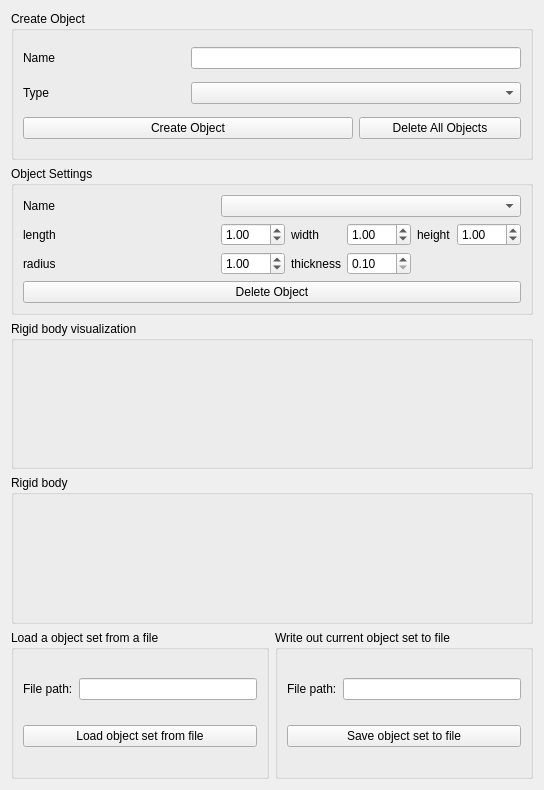
<?xml version="1.0" encoding="UTF-8"?>
<ui version="4.0">
 <class>SceneWidget</class>
 <widget class="QWidget" name="SceneWidget">
  <property name="geometry">
   <rect>
    <x>0</x>
    <y>0</y>
    <width>544</width>
    <height>790</height>
   </rect>
  </property>
  <property name="focusPolicy">
   <enum>Qt::StrongFocus</enum>
  </property>
  <property name="windowTitle">
   <string>Form</string>
  </property>
  <layout class="QGridLayout" name="mpGridLayout">
   <item row="0" column="0" colspan="2">
    <widget class="QGroupBox" name="mpObjectCreateBox">
     <property name="title">
      <string>Create Object</string>
     </property>
     <layout class="QGridLayout" name="gridLayout">
      <item row="0" column="0">
       <widget class="QLabel" name="mpLabelName_1">
        <property name="text">
         <string>Name</string>
        </property>
       </widget>
      </item>
      <item row="0" column="1" colspan="2">
       <widget class="QLineEdit" name="mpLineEditName">
        <property name="text">
         <string/>
        </property>
       </widget>
      </item>
      <item row="1" column="0">
       <widget class="QLabel" name="mpLabelType">
        <property name="text">
         <string>Type</string>
        </property>
       </widget>
      </item>
      <item row="1" column="1" colspan="2">
       <widget class="QComboBox" name="mpComboBoxType"/>
      </item>
      <item row="2" column="0" colspan="2">
       <widget class="QPushButton" name="mpPushButtonCreateObject">
        <property name="text">
         <string>Create Object</string>
        </property>
       </widget>
      </item>
      <item row="2" column="2">
       <widget class="QPushButton" name="mpPushButtonDeleteAllObjects">
        <property name="text">
         <string>Delete All Objects</string>
        </property>
       </widget>
      </item>
     </layout>
    </widget>
   </item>
   <item row="4" column="0">
    <widget class="QGroupBox" name="mpGroupBoxLoad">
     <property name="title">
      <string>Load a object set from a file</string>
     </property>
     <layout class="QGridLayout" name="gridLayout_3">
      <item row="0" column="0">
       <widget class="QLabel" name="label_2">
        <property name="text">
         <string>File path:</string>
        </property>
       </widget>
      </item>
      <item row="0" column="1">
       <widget class="QLineEdit" name="mpLoadPathLineEdit"/>
      </item>
      <item row="1" column="0" colspan="2">
       <widget class="QPushButton" name="mpPushButtonLoadSet">
        <property name="text">
         <string>Load object set from file</string>
        </property>
       </widget>
      </item>
     </layout>
    </widget>
   </item>
   <item row="4" column="1">
    <widget class="QGroupBox" name="mpGroupBoxSave">
     <property name="title">
      <string>Write out current object set to file</string>
     </property>
     <layout class="QGridLayout" name="gridLayout_4">
      <item row="0" column="0">
       <widget class="QLabel" name="label">
        <property name="text">
         <string>File path:</string>
        </property>
       </widget>
      </item>
      <item row="0" column="1">
       <widget class="QLineEdit" name="mpSavePathLineEdit"/>
      </item>
      <item row="2" column="0" colspan="2">
       <widget class="QPushButton" name="mpPushButtonSaveSet">
        <property name="text">
         <string>Save object set to file</string>
        </property>
       </widget>
      </item>
     </layout>
    </widget>
   </item>
   <item row="1" column="0" colspan="2">
    <widget class="QGroupBox" name="mpObjectSettingsBox">
     <property name="enabled">
      <bool>true</bool>
     </property>
     <property name="title">
      <string>Object Settings</string>
     </property>
     <layout class="QGridLayout" name="gridLayout_2" columnstretch="1,0,0,0,0,0,0">
      <item row="0" column="0">
       <widget class="QLabel" name="mpLabelName_2">
        <property name="text">
         <string>Name</string>
        </property>
       </widget>
      </item>
      <item row="0" column="1" colspan="6">
       <widget class="QComboBox" name="mpComboBoxName"/>
      </item>
      <item row="3" column="0" colspan="7">
       <widget class="QPushButton" name="mpPushButtonDeleteObject">
        <property name="text">
         <string>Delete Object</string>
        </property>
       </widget>
      </item>
      <item row="1" column="6">
       <widget class="QDoubleSpinBox" name="mpDoubleSpinBoxHeight">
        <property name="minimum">
         <double>0.100000000000000</double>
        </property>
        <property name="maximum">
         <double>500.000000000000000</double>
        </property>
        <property name="singleStep">
         <double>0.100000000000000</double>
        </property>
        <property name="value">
         <double>1.000000000000000</double>
        </property>
       </widget>
      </item>
      <item row="1" column="5">
       <widget class="QLabel" name="mpLabelHeight">
        <property name="text">
         <string>height</string>
        </property>
       </widget>
      </item>
      <item row="1" column="0">
       <widget class="QLabel" name="mpLabelLenght">
        <property name="text">
         <string>length</string>
        </property>
       </widget>
      </item>
      <item row="1" column="3">
       <widget class="QLabel" name="mpLabelWidth">
        <property name="text">
         <string>width</string>
        </property>
       </widget>
      </item>
      <item row="1" column="4">
       <widget class="QDoubleSpinBox" name="mpDoubleSpinBoxWidth">
        <property name="minimum">
         <double>0.100000000000000</double>
        </property>
        <property name="maximum">
         <double>500.000000000000000</double>
        </property>
        <property name="singleStep">
         <double>0.100000000000000</double>
        </property>
        <property name="value">
         <double>1.000000000000000</double>
        </property>
       </widget>
      </item>
      <item row="2" column="0">
       <widget class="QLabel" name="mpLabelRadius">
        <property name="text">
         <string>radius</string>
        </property>
       </widget>
      </item>
      <item row="2" column="1" colspan="2">
       <widget class="QDoubleSpinBox" name="mpDoubleSpinBoxRadius">
        <property name="minimum">
         <double>0.100000000000000</double>
        </property>
        <property name="maximum">
         <double>500.000000000000000</double>
        </property>
        <property name="singleStep">
         <double>0.100000000000000</double>
        </property>
        <property name="value">
         <double>1.000000000000000</double>
        </property>
       </widget>
      </item>
      <item row="2" column="4">
       <widget class="QDoubleSpinBox" name="mpDoubleSpinBoxThickness">
        <property name="minimum">
         <double>0.100000000000000</double>
        </property>
        <property name="maximum">
         <double>100.000000000000000</double>
        </property>
        <property name="singleStep">
         <double>0.100000000000000</double>
        </property>
       </widget>
      </item>
      <item row="2" column="3">
       <widget class="QLabel" name="label_3">
        <property name="text">
         <string>thickness</string>
        </property>
       </widget>
      </item>
      <item row="1" column="1" colspan="2">
       <widget class="QDoubleSpinBox" name="mpDoubleSpinBoxLength">
        <property name="minimum">
         <double>0.100000000000000</double>
        </property>
        <property name="maximum">
         <double>500.000000000000000</double>
        </property>
        <property name="singleStep">
         <double>0.100000000000000</double>
        </property>
        <property name="value">
         <double>1.000000000000000</double>
        </property>
       </widget>
      </item>
     </layout>
    </widget>
   </item>
   <item row="3" column="0" colspan="2">
    <widget class="QGroupBox" name="">
     <property name="title">
      <string>Rigid body</string>
     </property>
     <layout class="QVBoxLayout" name="mpRigidBodyWidgetLayout"/>
    </widget>
   </item>
   <item row="2" column="0" colspan="2">
    <widget class="QGroupBox" name="">
     <property name="title">
      <string>Rigid body visualization</string>
     </property>
     <layout class="QVBoxLayout" name="mpRigidBodyVisualizationWidgetLayout"/>
    </widget>
   </item>
  </layout>
 </widget>
 <resources/>
 <connections/>
</ui>
